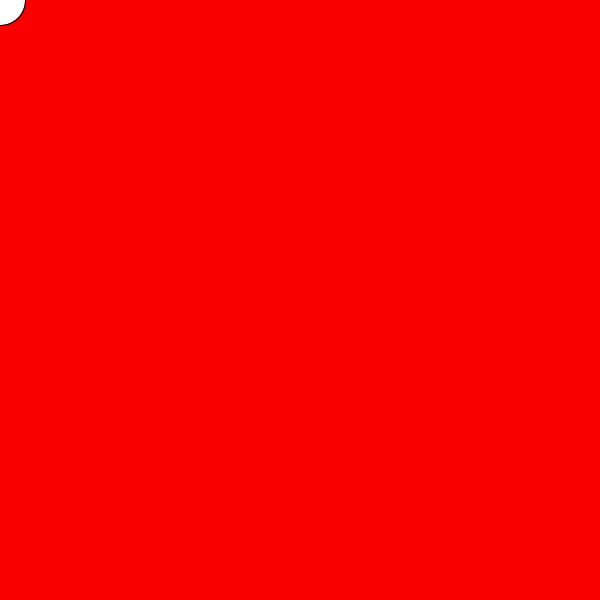
Frame 1 (no input)
Frame 60 (the mouse pressed at the canvas centre just before this capture): identical to frame 1, image omitted
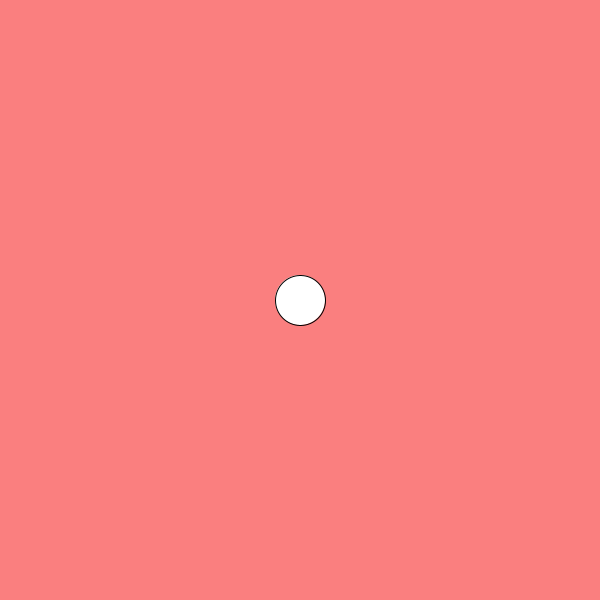
Frame 120 (the mouse held since frame 60 and released just before this capture)

The Processing sketch that drew these frames (run headless with seeded random() and noise(); from frame 60 on, the mouse is pressed at the canvas centre):

// Processing sketch: sketch_0_mapped
// ── sketch_0_mapped.pde
//formatted debugging
//mouseX mouseY

//global variable
float mapped;
float mapped2;

void setup(){
  size(600, 600);
}

void draw(){
  background(250, mapped, mapped2);
  ellipse(mouseX, mouseY, 50, 50);
  mapped = map(mouseX, 0, 600, 0, 255);
  mapped2 = map(mouseY, 0, 600, 0, 255);
  
  print("x: " + mapped + "\t");
  println("y:" + mapped2);
}
